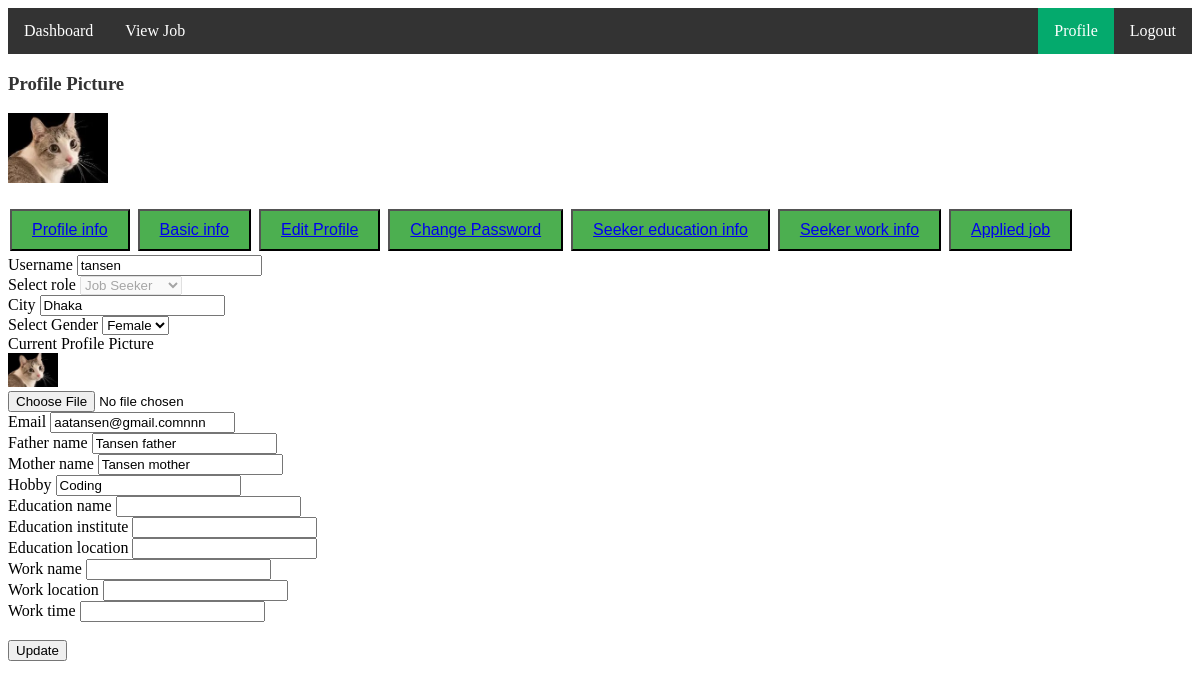
Screenshot of /editprofile/ (signed in) with the database file from the repository.
### jobApp/models.py (models this page shows, shortened)
class CustomUserModel(AbstractUser):
    USER_TYPE={
        ('seeker','Job Seeker'),
        ('recruiter','Job Recruiter'),
    }
    user_type=models.CharField(choices=USER_TYPE,max_length=100)
    city=models.CharField(max_length=100)
    GENDER={
        ('male','Male'),
        ('female','Female'),
        ('others','Others'),
    }
    gender=models.CharField(choices=GENDER,max_length=100)
    profile_picture=models.ImageField(upload_to='media/profile_picture')
    father_name=models.CharField(max_length=100)
    mother_name=models.CharField(max_length=100)
    hobby=models.CharField(max_length=100)

### jobProject/views.py (the view, shortened to what this page needs)
# urls.py: path('editprofile/',editprofile,name='editprofile'),
@login_required
def editprofile(request):
    return render(request,'profile/editprofile.html')

### templates/profile/editprofile.html (shortened to what this page needs)
{% extends 'profile/baseprofile.html' %}
{% block proinfo %}
<div>
    <form action="{% url 'editprofile' %}" method="POST" enctype="multipart/form-data">
      <label for="fname">Username</label>
      <input type="text" id="fname" value="{{user.username}}" name="username" readonly>
      <br>
      <label for="country">Select role</label>
    <select id="user_type" name="user_type" disabled>
        <option value="seeker" {% if user.user_type == 'seeker' %} selected {% endif %} >Job Seeker</option>
    </select>
    <br>
    <label for="fname">City</label>
    <input type="text" id="fname" value="{{user.city}}" name="city">
     <br>
     <label for="country">Select Gender</label>
     <select id="user_type" name="gender">
         <option value="female" {% if user.gender == 'female' %} selected {% endif %} >Female</option>
     </select>
     <br>
     <label for="fname">Current Profile Picture</label> <br>
     <img src="{{user.profile_picture.url}}" width="50px" alt="">
     <br>
     <input type="file" id="fname" name="profile_picture">
     <br>
     <label for="fname">Email</label>
     <input type="email" id="fname" value="{{user.email}}" name="email">
     <br>
     <label for="fname">Father name</label>
     <input type="email" id="fname" value="{{user.father_name}}" name="father_name">
     <br>
     <label for="fname">Mother name</label>
     <input type="email" id="fname" value="{{user.mother_name}}" name="mother_name">
     <br>
     <label for="fname">Hobby</label>
     <input type="email" id="fname" value="{{user.hobby}}" name="hobby">
     <br>
     {% if user.user_type == 'seeker' %}
     <label for="fname">Education name</label>
     <input type="email" id="fname" value="{{user.seekermodel.edu_name}}" name="edu_name">
     <br>
     <label for="fname">Education institute</label>
     <input type="email" id="fname" value="{{user.seekermodel.edu_institute}}" name="edu_institute">
     <br>
     <label for="fname">Education location</label>
     <input type="email" id="fname" value="{{user.seekermodel.edu_location}}" name="edu_location">
     <br>
     <label for="fname">Work name</label>
     <input type="email" id="fname" value="{{user.seekermodel.work_name}}" name="work_name">
     <br>
     <label for="fname">Work location</label>
     <input type="email" id="fname" value="{{user.seekermodel.work_location}}" name="work_location">
     <br>
     <label for="fname">Work time</label>
     <input type="email" id="fname" value="{{user.seekermodel.work_time}}" name="work_time">
     <br>
     <br>
     {% endif %}
    <input type="submit" value="Update">
  </form>
  </div>
{% endblock proinfo %}

### templates/profile/baseprofile.html (shortened to what this page needs)
{% extends 'common/base.html' %}
{% block content %}
<h3>Profile Picture</h3>
<img src="/{{user.profile_picture}}" width="100px" alt="">
<br> <br>
<button><a href="{% url 'profileinfo' %}">Profile info</a></button>
<button><a href="{% url 'basicprofile' %}">Basic info</a></button>
<button><a href="{% url 'editprofile' %}">Edit Profile</a></button>
<button><a href="{% url 'changepassword' %}">Change Password</a></button>
{% if user.user_type == 'recruiter' %}
<button><a href="{% url 'recruitercontact' %}">Recruiter contact info</a></button>
<button><a href="{% url 'specificjobpost' %}">Recruiter posted job</a></button>
{% elif user.user_type == 'seeker' %}
<button><a href="{% url 'seekereducation' %}">Seeker education info</a></button>
<button><a href="{% url 'seekerwork' %}">Seeker work info</a></button>
<button><a href="{% url 'appliedjob' %}">Applied job</a></button>
{% endif %}
{% block proinfo %}
{% endblock proinfo %}
{% endblock content %}

### templates/profile/baseprofile.html (style rules this page uses)
button { background-color: #4CAF50; color: white; padding: 10px 20px; text-align: center; text-decoration: none; display: inline-block; font-size: 16px; margin: 4px 2px; cursor: pointer; }
h3 { color: #333; }

### rows the page displays
CustomUserModel: profile_picture (picture), username "tansen", user_type "Job Seeker", city "Dhaka", gender "Female", email "aatansen@gmail.comnnn", father_name "Tansen father", mother_name "Tansen mother", hobby "Coding"
